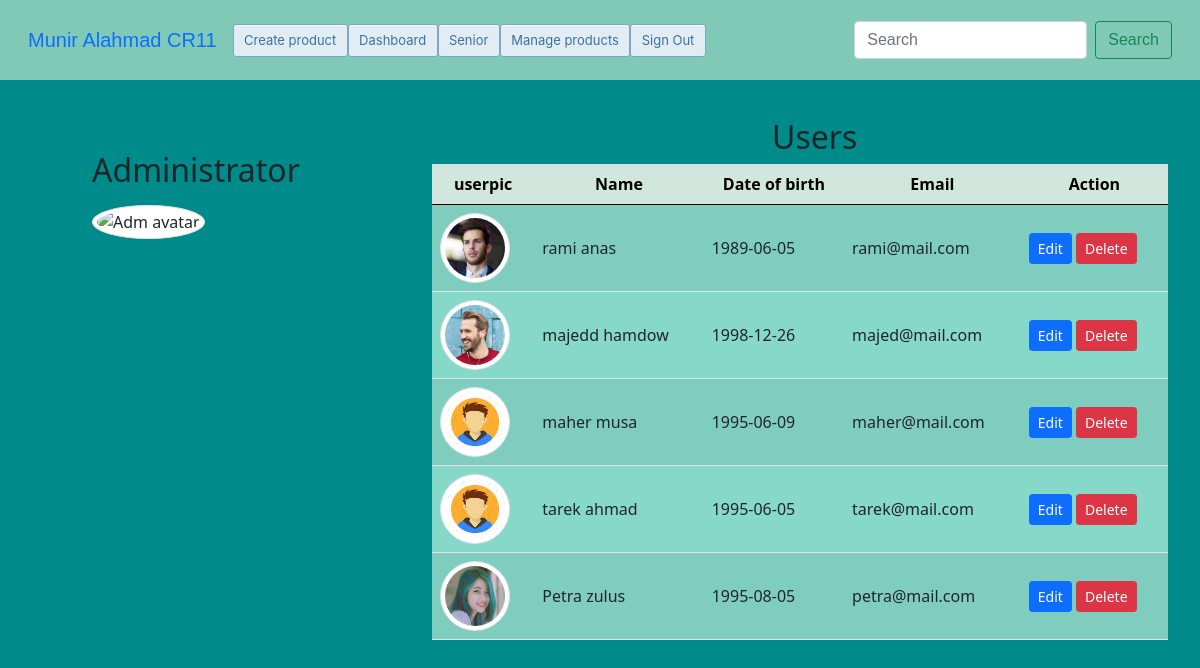
/dashboard.php (signed in), run on the app's committed database.
### tables this page shows
CREATE TABLE `user` (
  `id` int(11) NOT NULL,
  `first_name` varchar(50) NOT NULL,
  `last_name` varchar(50) NOT NULL,
  `password` varchar(255) NOT NULL,
  `date_of_birth` date NOT NULL,
  `email` varchar(100) NOT NULL,
  `userpic` varchar(255) DEFAULT NULL,
  `status` varchar(12) NOT NULL DEFAULT 'user'
);

### dashboard.php (the view, shortened to what this page needs)
<?php
require_once 'components/db_connect.php';
$sql = "SELECT * FROM user WHERE status != 'chef' ";
$result = mysqli_query($connect , $sql);
$tbody = '';
if (mysqli_num_rows($result) > 0) {
   while ($row = mysqli_fetch_assoc($result)) {
       $tbody .= "<tr>
           <td><img class='img-thumbnail rounded-circle' src='pictuers/" . $row['userpic'] . "' alt=" . $row['first_name'] . "></td>
           <td>" . $row['first_name'] . " " . $row['last_name'] . "</td>
           <td>" . $row['date_of_birth'] . "</td>
           <td>" . $row['email'] . "</td>
           <td><a href='update.php?id=" . $row['id'] . "'><button class='btn btn-primary btn-sm' type='button'>Edit</button></a>
           <a href='delete.php?id=" . $row['id'] . "'><button class='btn btn-danger btn-sm' type='button'>Delete</button></a></td>
        </tr>";
   }
} else {
   $tbody = "<tr><td colspan='5'><center>No Data Available </center></td></tr>";
}
?>
<!DOCTYPE html>
<html lang="en" >
<head>
   <?php require_once 'components/boots.php' ?>
</head>
<body>
<nav class="navbar navbar-expand-lg" style="background-color: #7FC9B6;">
        <div class="container-fluid">
            <a class="navbar-brand" href="#">Munir Alahmad CR11</a>
                    <div class="collapse navbar-collapse" id="navbarSupportedContent">
                <ul class="navbar-nav me-auto mb-2 mb-lg-0">
                    <a class="button-8 " href="../products/create.php">Create product</a>
                    <a class="button-8"  href="dashboard.php">Dashboard </a>
                    <a class="button-8" href="products/index_senior.php">Senior </a>
                    <a class="button-8" href="products/index.php">Manage products </a>
                    <a class="button-8" href="logout.php?logout">Sign Out </a>
                </ul>
                <form class="d-flex">
                    <input class="form-control me-2" type="search" placeholder="Search" aria-label="Search">
                    <button class="btn btn-outline-success" type="submit">Search</button>
                </form>
            </div>
        </div>
    </nav>
    <div class="container" >
        <div class= "row">
            <div  class="col-2">
                <p class=""> <h2>Administrator</h2>  </p>
                <img id='admfoto' class='img-thumbnail rounded-circle' class="userImage"  src="pictuers/admavatar.png"  alt= "Adm avatar">
            </div >
            <div  class="col-8 mt-2">
                <p class='h2' >Users</p>
                <table class='table table-striped'>
                    <thead  class='table-success'>
                        <tr>
                            <th>userpic</th>
                            <th>Name</th >
                            <th>Date of birth</th>
                            <th>Email</th>
                            <th>Action</th >
                        </tr>
                    </thead>
                    <tbody>
                        <?=$tbody?>
                    </tbody>
                </table>
            </div>
        </div>
    </div>
</body>
</html>

### components/boots.php (shortened to what this page needs)
<link href="https://cdn.jsdelivr.net/npm/bootstrap@5.0.0-beta1/dist/css/bootstrap.min.css"  rel="stylesheet">

### data on the page
user: userpic (picture), first_name "rami", last_name "anas", date_of_birth "1989-06-05", email "rami@mail.com"
user: userpic (picture), first_name "majedd", last_name "hamdow", date_of_birth "1998-12-26", email "majed@mail.com"
user: userpic (picture), first_name "maher", last_name "musa", date_of_birth "1995-06-09", email "maher@mail.com"
user: userpic (placeholder picture), first_name "tarek", last_name "ahmad", date_of_birth "1995-06-05", email "tarek@mail.com"
user: userpic (picture), first_name "Petra", last_name "zulus", date_of_birth "1995-08-05", email "petra@mail.com"
